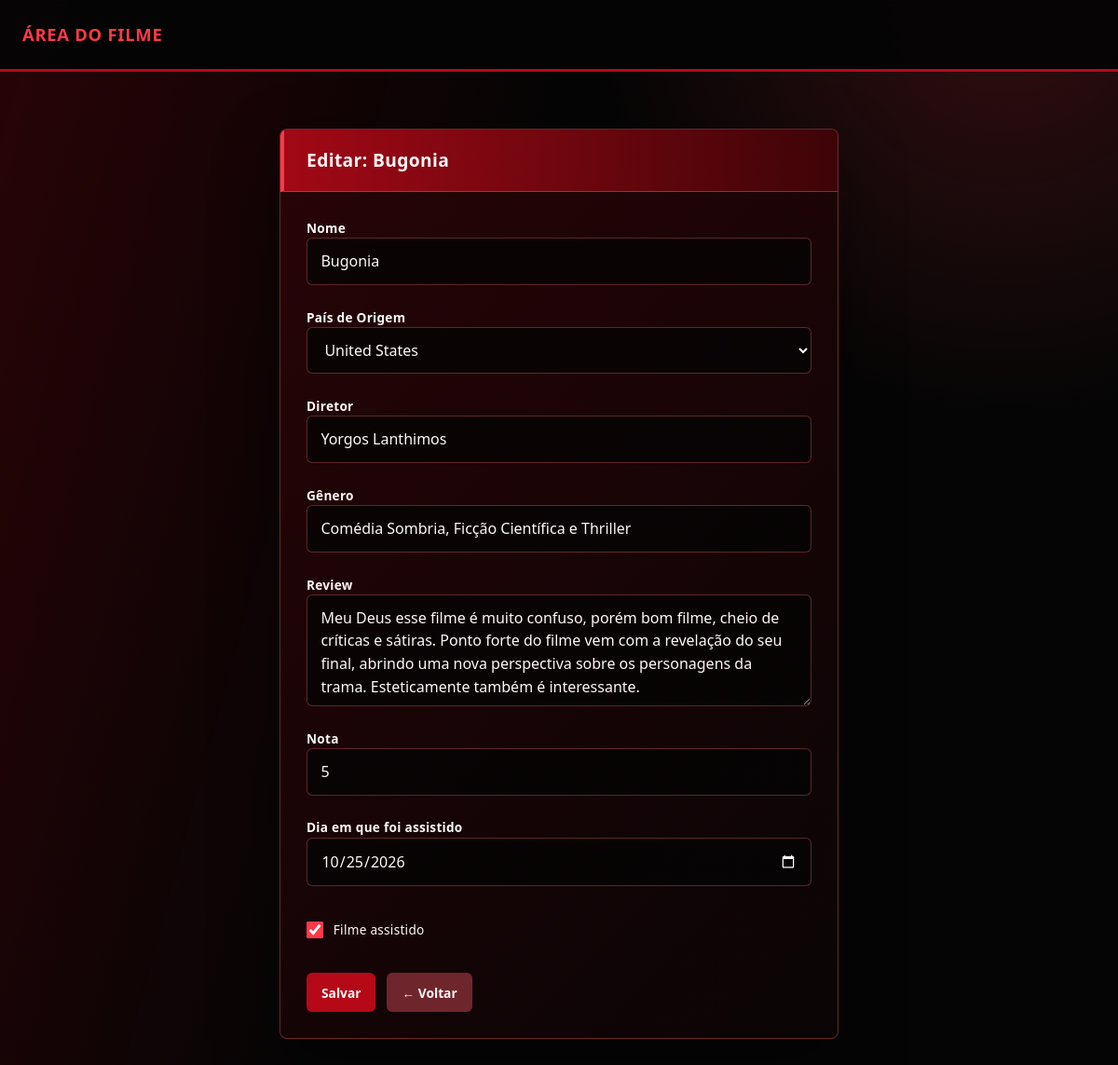
/filme/10/editar/ (signed in), run on the app's committed database.
### filme/models.py (models this page shows, shortened)
class Filme(models.Model):
    nome = models.CharField(max_length=100)
    review = models.TextField(blank=True)
    nota = models.PositiveSmallIntegerField(
        null=True,
        blank=True,
        validators=[MinValueValidator(1), MaxValueValidator(5)],
    )
    data_assistido = models.DateField(null=True, blank=True)
    assistido = models.BooleanField(default=False)

class FilmeDiretor(models.Model):
    filme = models.OneToOneField(Filme, on_delete=models.CASCADE, related_name='dados_diretor', null=True, blank=True)
    diretor = models.CharField(max_length=100, default='')

class FilmeGenero(models.Model):
    filme = models.OneToOneField(Filme, on_delete=models.CASCADE, related_name='dados_genero', null=True, blank=True)
    genero = models.CharField(max_length=100, default='')

### filme/views.py (the view, shortened to what this page needs)
# urls.py: path('<int:pk>/editar/', views.editar_filme, name='editar_filme'),
@login_required
def editar_filme(request, pk):
    filme = get_object_or_404(Filme, pk=pk)
    paises = FilmePais._meta.get_field('pais_origem').choices
    return render(request, 'aluno/form_filme.html', {
        'filme': filme,
        'titulo': f'Editar: {filme.nome}',
        'paises': paises,
    })

### filme/templates/aluno/form_filme.html (shortened to what this page needs)
{% load static %}
<!DOCTYPE html>
<html lang="pt-br">
<head>
    <link rel="stylesheet" href="{% static 'filme/css/style.css' %}">
</head>
<body class="bg-light">
    <nav class="navbar navbar-dark bg-dark mb-4">
        <div class="container">
            <span class="navbar-brand mb-0 h1">Área do Filme</span>
        </div>
    </nav>
    <main class="container pb-5" style="max-width: 600px;">
        <div class="card shadow-sm">
            <div class="card-header bg-primary text-white">
                <h1 class="h5 mb-0">{{ titulo }}</h1>
            </div>
            <div class="card-body">
                <form method="post">
                    <div class="mb-3">
                        <label class="form-label fw-semibold">Nome</label>
                        <input type="text" name="nome" class="form-control"
                               value="{{ filme.nome|default:'' }}"
                               placeholder="Nome completo" required>
                    </div>
                    <div class="mb-3">
                        <label class="form-label fw-semibold">País de Origem</label>
                        <select name="pais_origem" class="form-select" required>
                            {% for codigo, pais in paises %}
                            <option value="{{ codigo }}" {% if filme.dados_pais.pais_origem == codigo %}selected{% endif %}>{{ pais }}</option>
                            {% endfor %}
                        </select>
                    </div>
                    <div class="mb-3">
                        <label class="form-label fw-semibold">Diretor</label>
                        <input type="text" name="diretor" class="form-control"
                               value="{{ filme.dados_diretor.diretor|default:'' }}"
                               placeholder="Nome do diretor" required>
                    </div>
                    <div class="mb-3">
                        <label class="form-label fw-semibold">Gênero</label>
                        <input type="text" name="genero" class="form-control"
                               value="{{ filme.dados_genero.genero|default:'' }}"
                               placeholder="Ex.: drama, comédia" required>
                    </div>
                    <div class="mb-3">
                        <label class="form-label fw-semibold">Review</label>
                        <textarea name="review" class="form-control" rows="3"
                                  placeholder="Escreva uma breve review...">{{ filme.review|default:'' }}</textarea>
                    </div>
                    <div class="mb-3">
                        <label class="form-label fw-semibold">Nota</label>
                        <input type="number" name="nota" class="form-control"
                               value="{{ filme.nota|default:'' }}" min="1" max="5">
                    </div>
                    <div class="mb-3">
                        <label class="form-label fw-semibold">Dia em que foi assistido</label>
                        <input type="date" name="data_assistido" class="form-control"
                               value="{{ filme.data_assistido|date:'Y-m-d' }}">
                    </div>
                    <div class="form-check mb-3">
                        <input type="checkbox" name="assistido" class="form-check-input" id="assistido"
                               {% if filme.assistido %}checked{% endif %}>
                        <label class="form-check-label" for="assistido">Filme assistido</label>
                    </div>
                    <div class="d-flex gap-2">
                        <button type="submit" class="btn btn-primary">Salvar</button>
                        <a href="{% url 'filme' %}" class="btn btn-secondary">← Voltar</a>
                    </div>
                </form>
            </div>
        </div>
    </main>
</body>
</html>

### filme/static/filme/css/style.css (style rules this page uses)
:root { --bg: #050505; --soft: #0e090a; --panel: #160304; --raised: #26090b; --line: rgba(255, 255, 255, .12); --line-red: rgba(255, 100, 112, .35); --text: #fff7f7; --muted: #bfaeb0; --red: #ff3948; --red-dark: #b50918; }
* { box-sizing: border-box; }
html { min-width: 320px; background: var(--bg); }
body, body.bg-light { min-height: 100vh; margin: 0; color: var(--text); background: linear-gradient(105deg, rgba(115, 0, 10, .32), transparent 42%), radial-gradient(circle at 90% 0%, rgba(255, 57, 72, .18), transparent 28rem), var(--bg) !important; font-family: 'Trebuchet MS', 'Segoe UI', sans-serif; line-height: 1.55; }
a { color: inherit; }
.container { width: min(1180px, calc(100% - 3rem)); margin: 0 auto; }
.navbar, .navbar.bg-dark { margin-bottom: 0 !important; background: rgba(5, 5, 5, .95) !important; border-bottom: 3px solid var(--red-dark); backdrop-filter: blur(18px); }
.navbar .container { display: flex; align-items: center; min-height: 74px; }
.navbar-brand { display: inline-flex; align-items: center; gap: .65rem; color: var(--red) !important; font-size: 1.15rem; font-weight: 800; letter-spacing: .04em; text-decoration: none; text-transform: uppercase; }
.navbar-brand:first-letter { color: #fff; }
main.container { padding-top: 3.8rem; padding-bottom: 5rem; }
h1, h2, h3, p { margin-top: 0; }
h1, h2, h3 { color: var(--text); letter-spacing: .02em; }
.h5 { margin-bottom: 0; font-size: 1.2rem; line-height: 1.2; }
.fw-semibold { font-weight: 600; }
.text-white { color: #fff !important; }
.d-flex { display: flex; }
.gap-2 { gap: .75rem; }
.mb-0 { margin-bottom: 0; }
.mb-3 { margin-bottom: 1.35rem; }
.mb-4 { margin-bottom: 2rem; }
.pb-5 { padding-bottom: 5rem; }
.card, .table-responsive { overflow: hidden; background: linear-gradient(135deg, rgba(42, 4, 7, .94), rgba(10, 5, 6, .96)); border: 1px solid var(--line-red) !important; border-radius: 8px; box-shadow: 0 24px 70px rgba(0, 0, 0, .42) !important; }
.card-header { padding: 1.35rem 1.5rem; background: linear-gradient(90deg, rgba(181, 9, 24, .86), rgba(72, 4, 8, .75)) !important; border-bottom: 1px solid rgba(255, 100, 112, .42); border-left: 4px solid var(--red); }
.card-body { padding: 1.75rem; }
form { display: grid; gap: .15rem; }
.form-label, .form-check-label { display: block; color: var(--text); font-size: .85rem; letter-spacing: .02em; }
.form-control, .form-select { display: block; width: 100%; min-height: 48px; padding: .75rem .9rem; color: var(--text); background: rgba(5, 5, 5, .78); border: 1px solid var(--line-red); border-radius: 6px; outline: none; font: inherit; color-scheme: dark; transition: border-color .2s ease, box-shadow .2s ease, background .2s ease; }
textarea.form-control { min-height: 120px; resize: vertical; }
.form-control::placeholder { color: #806c70; }
.form-check { display: flex; align-items: center; gap: .65rem; padding: .75rem 0; }
.form-check-input { width: 1.15rem; height: 1.15rem; margin: 0; accent-color: var(--red); }
.btn { display: inline-flex; align-items: center; justify-content: center; min-height: 42px; padding: .65rem 1rem; border: 0; border-radius: 6px; color: var(--text) !important; font: 700 .86rem 'Trebuchet MS', 'Segoe UI', sans-serif; text-decoration: none; cursor: pointer; outline: none; transition: transform .2s ease, background .2s ease; }
.btn-primary, .btn-danger { background: var(--red-dark) !important; }
.btn-secondary { background: #6f252c !important; }

### data on the page
Filme: nome "Bugonia", pais_origem "United States", diretor "Yorgos Lanthimos", genero "Comédia Sombria, Ficção Científica e Thriller", review "Meu Deus esse filme é muito confuso, porém bom filme, cheio de críticas e sátiras. Ponto forte do filme vem com a revelação do seu final, abrindo uma nova perspectiva sobre os personagens da trama. Esteticamente também é interessante.", nota "5", data_assistido "10/25/2026", assistido "☑"

### other printed values
{{ titulo }} "Editar: Bugonia"
